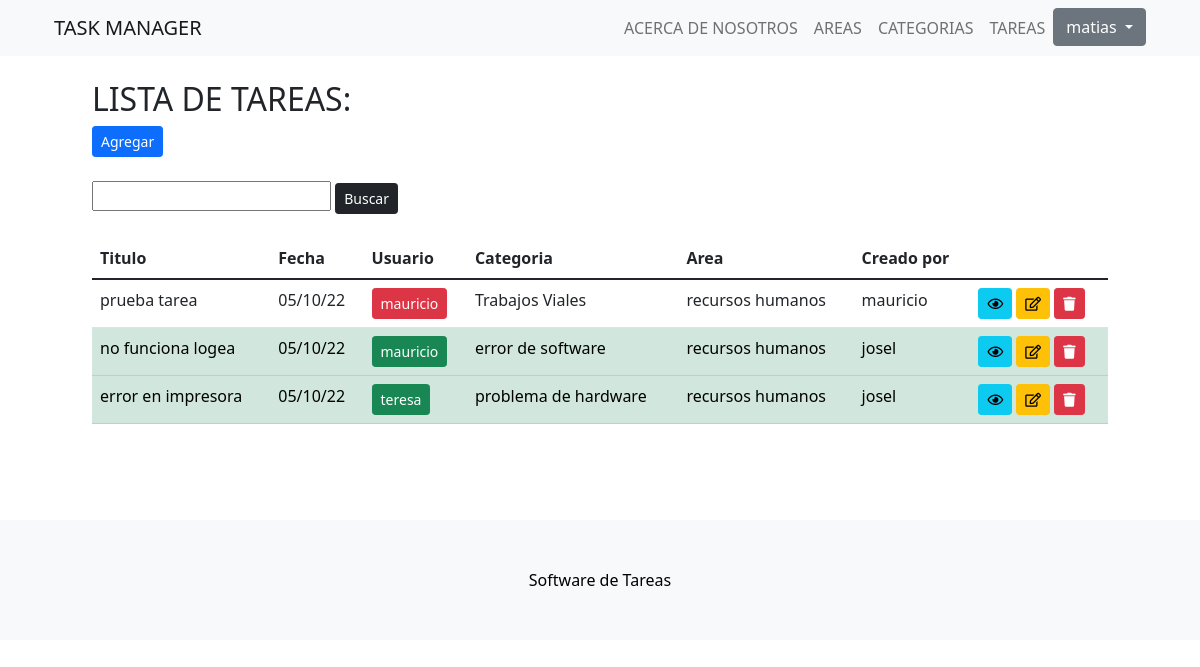
Screenshot of /tareas/ (signed in) with the database file from the repository.
### app_tareas/models.py (models this page shows, shortened)
class Tarea(models.Model):
    usuario = models.ForeignKey(User,null=False, on_delete=models.CASCADE)
    titulo = models.CharField(max_length=200,null=False)
    descripcion = models.TextField(null=False)
    completo = models.BooleanField(default=False)
    creado = models.DateTimeField(auto_now_add=True)
    categoria = models.ForeignKey(Categoria,null=False,on_delete=models.PROTECT)
    usuario_carga = models.CharField(max_length=61,null=True)
    area = models.ForeignKey(Area,null=False,on_delete=models.PROTECT)
    class Meta:
        ordering = ['completo']

class Categoria(models.Model):
    descripcion = models.CharField(max_length=100)
    def __str__(self):
        return self.descripcion

class Area(models.Model):
    descripcion = models.CharField(max_length=100)
    nota = models.CharField(max_length=200)
    def __str__(self):
        return self.descripcion

### app_tareas/views.py (the view)
# urls.py: path('tareas/', ListaTareas.as_view(), name ='tareas'),
class ListaTareas(LoginRequiredMixin, ListView):
    model = Tarea
    context_object_name = 'tareas'
    template_name = 'app_tareas/tareas/lista_tareas.html'
    def get_context_data(self, **kwargs):
        context = super().get_context_data(**kwargs)
        valor_buscado = self.request.GET.get('buscar') or ''
        if valor_buscado:
            context['tareas'] = context['tareas'].filter(titulo__icontains=valor_buscado)
        context['valor_buscado'] =  valor_buscado
        return context

### app_tareas/templates/app_tareas/tareas/lista_tareas.html (shortened to what this page needs)
{% extends 'app_tareas/plantilla_base.html' %}
{% block contenido %}
<div class = 'container'>
    <h2>LISTA DE TAREAS:</h2>
    <a href="{% url 'crear_tarea' %}" class="btn btn-primary btn-sm">Agregar</a>
</div>
<br>
<div class="container">
    <form action="" method="GET">
        <input type="text" name="buscar" value = "{{valor_buscado}}">
        <input type="submit" value="Buscar" class="btn btn-dark btn-sm">
    </form>
</div>
<br>
<div class ='container'>
    <div class = 'row'>
        <div class = 'col'>
            <table class = 'table table-hover table-responsive-sm overflow-y: hidden'>
                <thead>
                    <tr>
                        <th>Titulo</th>
                        <th>Fecha</th>
                        <th>Usuario</th>
                        <th>Categoria</th>
                        <th>Area</th>
                        <th>Creado por</th>
                        <th></th>
                    </tr>
                </thead>
                <tbody>
                    {% for i in tareas %}
                    <tr>
                        {% if i.completo %}
                            <td class="table-success">{{i.titulo}}</td>
                            <td class="table-success">{{i.creado|date:"d/m/y"}}</td>
                            <td class="table-success"><a href="{% url 'tarea_usuario' i.usuario_id %}" class="btn btn-success btn-sm">{{i.usuario}}</a></td>
                            <td class="table-success">{{i.categoria}}</td>
                            <td class="table-success">{{i.area}}</td>
                            <td class="table-success">{{i.usuario_carga}}</td>
                            <td class="table-success"><a id = visualizar href="{% url 'tarea' i.id %}" class="btn  btn-info btn-sm"><i class="far fa-eye"></i></a>
                            <a id = editar href="{% url 'editar_tarea' i.id %}" class="btn btn-warning btn-sm"><i class="far fa-edit"></i></a>
                            <a id = eliminar href="{% url 'eliminar_tarea' i.id %}" class="btn btn-danger btn-sm"><i class="fas fa-trash"></i></a></td>
                        {% else %}
                            <td>{{i.titulo}}</td>
                            <td>{{i.creado|date:"d/m/y"}}</td>
                            <td><a href="{% url 'tarea_usuario' i.usuario_id %}" class="btn btn-danger btn-sm">{{i.usuario}}</a></td>
                            <td>{{i.categoria}}</td>
                            <td>{{i.area}}</td>
                            <td>{{i.usuario_carga}}</td>
                            <td><a id = visualizar href="{% url 'tarea' i.id %}" class="btn  btn-info btn-sm"><i class="far fa-eye"></i></a>
                            <a  id = editar href="{% url 'editar_tarea' i.id %}" class="btn btn-warning btn-sm"><i class="far fa-edit"></i></a>
                            <a  id = eliminar href="{% url 'eliminar_tarea' i.id %}" class="btn btn-danger btn-sm"><i class="fas fa-trash"></i></a></td>
                        {% endif %}
                    </tr>
                    {% empty %}
                    <h3> No hay elementos en esta lista </h3>
                    {% endfor %}
                </tbody>
            </table>
        </div>
    </div>
</div>
{% endblock contenido %}

### app_tareas/templates/app_tareas/plantilla_base.html (shortened to what this page needs)
<!DOCTYPE html>
<html lang="en">
    <head>
        <link rel="stylesheet" href="https://cdnjs.cloudflare.com/ajax/libs/font-awesome/5.15.4/css/all.min.css">
        {% load static %}
        <link href="{% static 'app_tareas/css/styles.css' %}" rel="stylesheet" />
    </head>
    <body id="page-top">
        <nav class="navbar navbar-expand-lg navbar-light bg-light fixed-top" id="mainNav">
            <div class="container px-4">
                <a class="navbar-brand" href="{% url 'home' %}">TASK MANAGER</a>
                <div class="collapse navbar-collapse" id="navbarResponsive">
                    <ul class="navbar-nav ms-auto">
                        <li class="nav-item"><a class="nav-link" href="{% url 'about' %}">ACERCA DE NOSOTROS</a></li>
                        <li class="nav-item"><a class="nav-link" href="{% url 'areas' %}">AREAS</a></li>
                        <li class="nav-item"><a class="nav-link" href="{% url 'categorias' %}">CATEGORIAS</a></li>
                        <li class="nav-item"><a class="nav-link" href="{% url 'tareas' %}">TAREAS</a></li>
                        {% if user.is_authenticated %}
                            <div class="dropdown">
                                {% if user.avatar%}
                                <button class="btn btn-secondary dropdown-toggle" type="button" id="dropdownMenuButton1" data-bs-toggle="dropdown" aria-expanded="false"> <img src="{{ user.avatar.imagen.url }}" style="width: 40px; height; 40px; border-radius: 100%;" /> {{ user.username }}
                                </button>
                                {%else%}
                                <button class="btn btn-secondary dropdown-toggle" type="button" id="dropdownMenuButton1" data-bs-toggle="dropdown" aria-expanded="false"> {{ user.username }}
                                </button>
                                {% endif %}
                            </div>
                        {% else %}
                            <li class="nav-item"><a class="btn btn-success btn-sm" style="margin: 5px;" href="{% url 'login' %}">INICIAR SESION</a></li>
                            <li class="nav-item"><a class="btn btn-primary btn-sm"  style="margin: 5px;" href="{% url 'registro' %}">REGISTRARSE</a></li>
                        {% endif %}
                    </ul>
                </div>
            </div>
        </nav>
        <section style="padding:80px;">
            {% block contenido %}
            {% endblock contenido %}
        </section>
        <footer class="py-5 bg-light">
            <div class="container px-4"><p class="m-0 text-center text-black">Software de Tareas</p></div>
        </footer>
    </body>
</html>

### rows the page displays
Tarea: titulo "prueba tarea", creado "05/10/22", usuario "mauricio", categoria "Trabajos Viales", area "recursos humanos", usuario_carga "mauricio"
Tarea: titulo "no funciona logea", creado "05/10/22", usuario "mauricio", categoria "error de software", area "recursos humanos", usuario_carga "josel"
Tarea: titulo "error en impresora", creado "05/10/22", usuario "teresa", categoria "problema de hardware", area "recursos humanos", usuario_carga "josel"

### other values shown
{{ user.username }} "matias"
